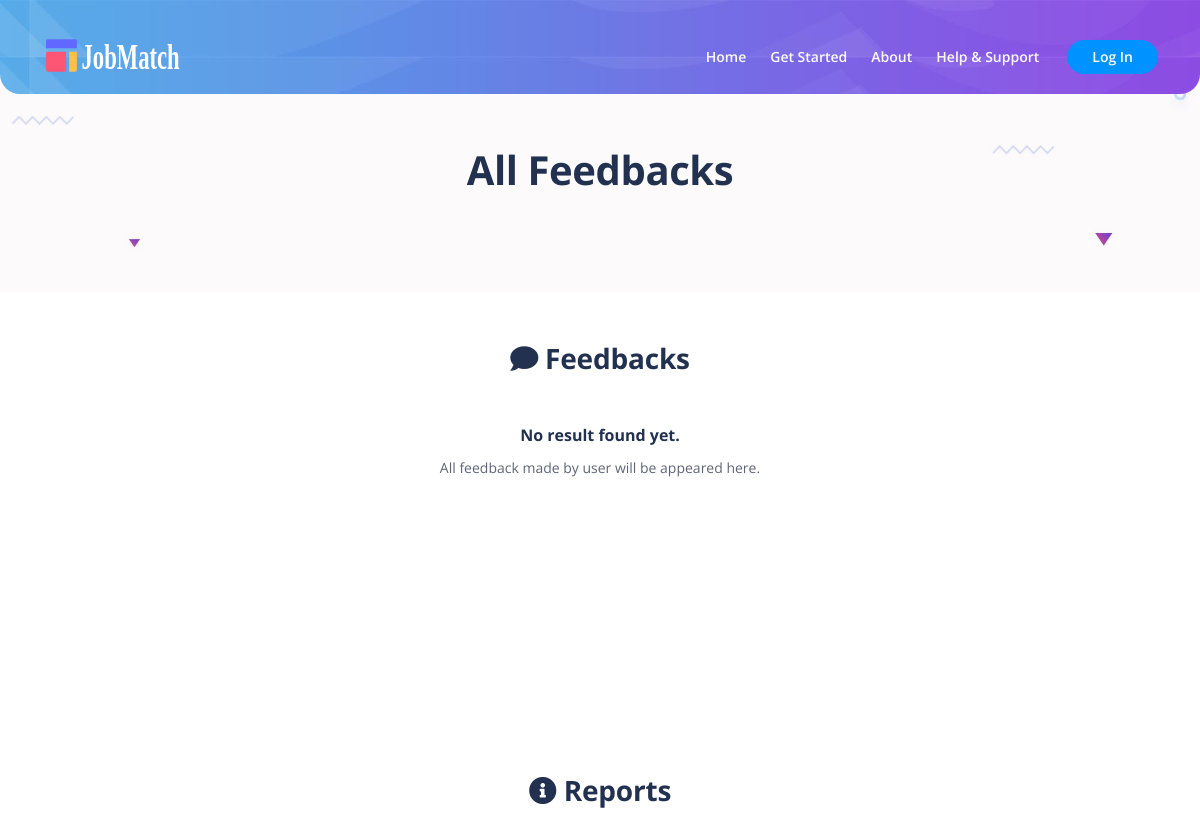
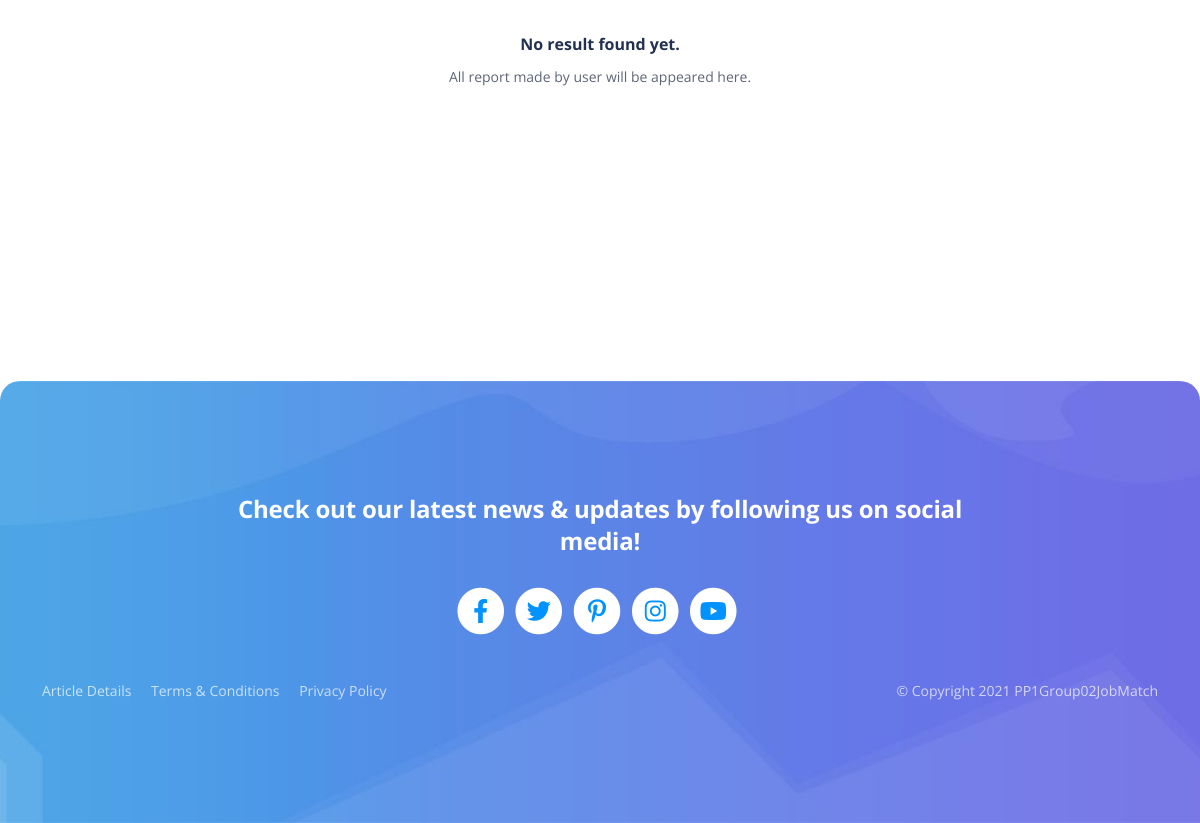
The page /view/feedback_list.php on the database as committed earlier (2 pictures, top to bottom).
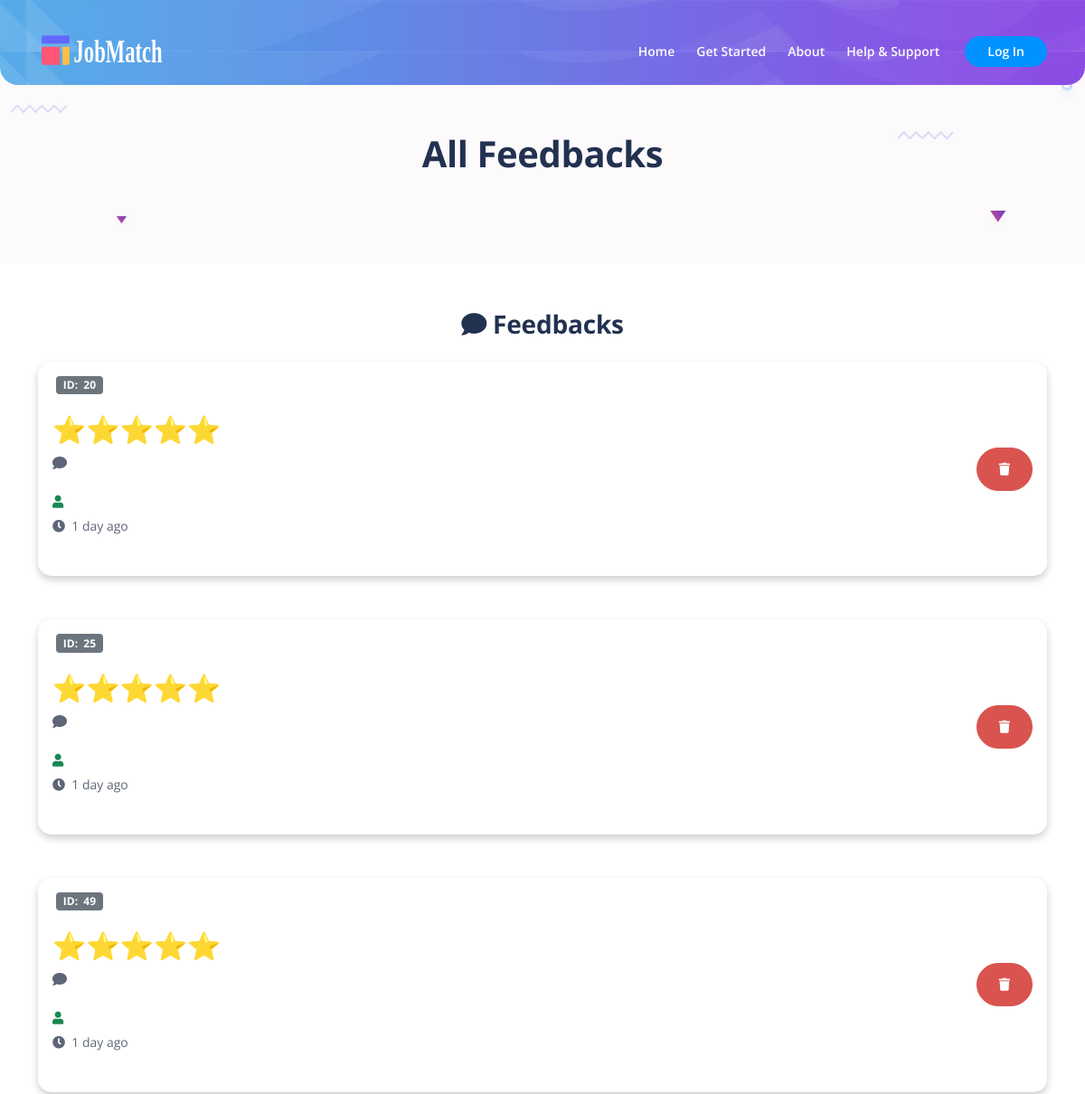
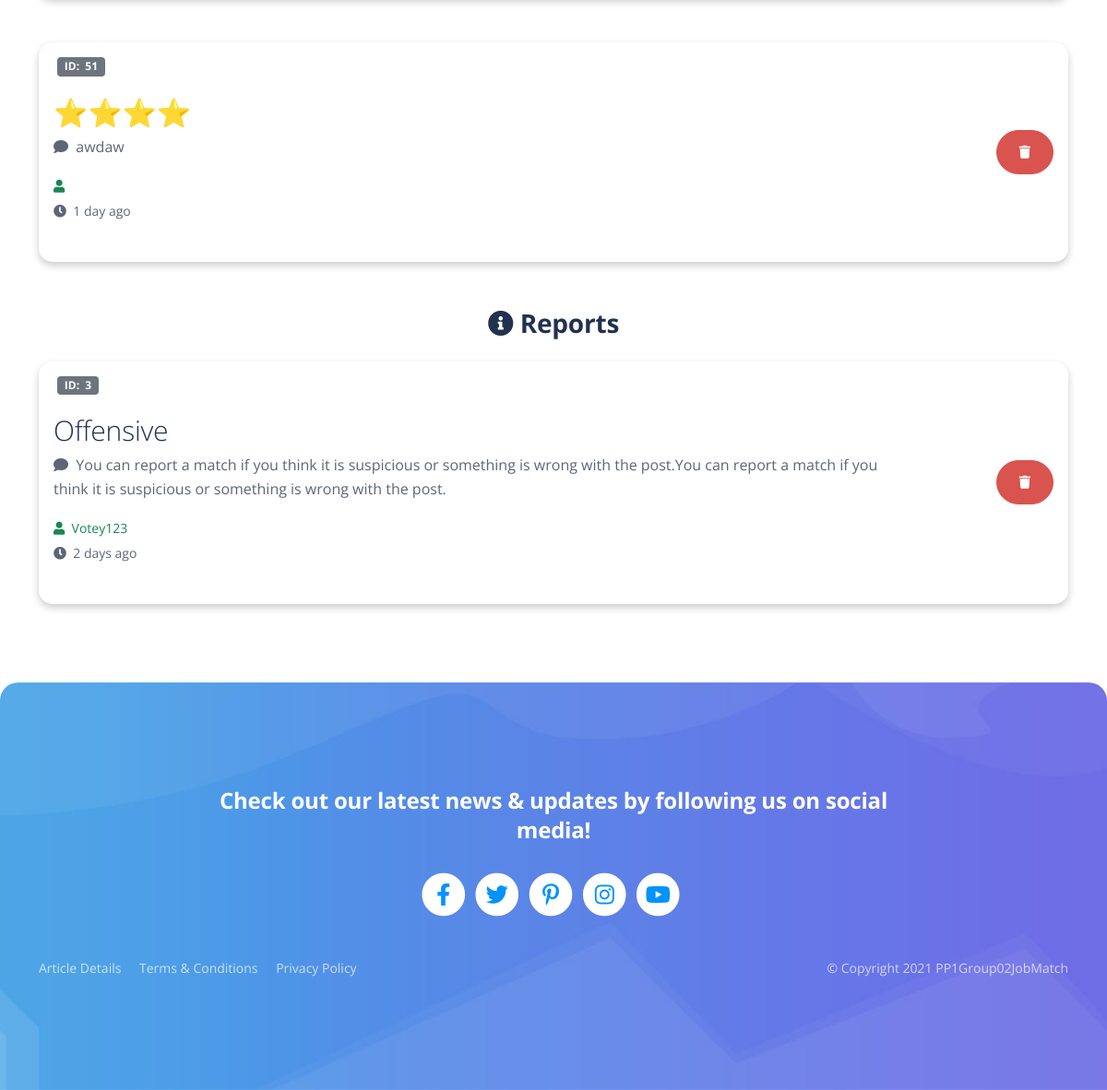
The same page on the database as committed later (2 pictures, top to bottom).
### tables this page shows
CREATE TABLE `jobmatch` (
  `id` int(11) NOT NULL,
  `employer` text NOT NULL,
  `jobSeeker` text NOT NULL,
  `jobPostID` int(11) NOT NULL,
  `percentage` int(11) NOT NULL,
  `rating` int(11) DEFAULT NULL,
  `feedback` text DEFAULT NULL,
  `date` timestamp NOT NULL DEFAULT current_timestamp() ON UPDATE current_timestamp()
);

CREATE TABLE `report` (
  `id` int(11) NOT NULL,
  `username` text NOT NULL,
  `type` text NOT NULL,
  `matchID` int(11) NOT NULL,
  `reason` text NOT NULL,
  `comment` text NOT NULL,
  `date` timestamp NOT NULL DEFAULT current_timestamp() ON UPDATE current_timestamp()
);

### controller/admin_controller.php (called while the page is built, shortened)
<?php
class AdminController {
    public function getAllFeedback() {
        require_once '../model/admin_model.php';
        include '../model/db_connection.php';
        $adminModel = new AdminModel();
        return $adminModel->getAllFeedback($db);
    }
    public function getAllReport() {
        require_once '../model/admin_model.php';
        include '../model/db_connection.php';
        $adminModel = new AdminModel();
        return $adminModel->getAllReport($db);
    }
}

### model/admin_model.php (called while the page is built, shortened)
<?php
class AdminModel {
	public function getAllFeedback($db) {
		require_once '../model/job_object.php';
		require_once '../model/matchmaking_model.php';
		$mm = new MatchmakingModel();
		$allFeedbacks = array();
		$query = "SELECT * FROM jobmatch ORDER BY id";
		$result = $db->query($query);
		$numResults = $result->num_rows;
		for ($i = 0; $i < $numResults; $i++) {
			$row = $result->fetch_assoc();
			if($row['rating'] != NULL || $row['rating'] > 1){
				$timeElapsed = $mm->getTimeElapsed($row['date']);
				$allFeedbacks[$i] = new Feedback($row['id'], $row['jobSeeker'], $row['employer'], intval($row['rating']), $row['feedback'], $timeElapsed);
			}
		}
		return $allFeedbacks;
	}
	public function getAllReport($db) {
		require_once '../model/job_object.php';
		require_once '../model/matchmaking_model.php';
		$mm = new MatchmakingModel();
		$allReports = array();
		$query = "SELECT * FROM report ORDER BY id";
		$result = $db->query($query);
		$numResults = $result->num_rows;
		for ($i = 0; $i < $numResults; $i++) {
			$row = $result->fetch_assoc();
			$timeElapsed = $mm->getTimeElapsed($row['date']);
			$allReports[$i] = new Report($row['id'], $row['username'], $row['type'], $row['matchID'], $row['reason'], $row['comment'], $timeElapsed);
		}
		return $allReports;
	}
}

### model/matchmaking_model.php (called while the page is built, shortened)
<?php
class MatchmakingModel {
	function getTimeElapsed($date, $tense = 'ago') {
		static $periods = array('year', 'month', 'day', 'hour', 'minute', 'second');
		$now  = new DateTime('now');
		$date = new DateTime($date);
		$diff = $now->diff($date)->format('%y %m %d %h %i %s');
		$diff = explode(' ', $diff);
		$diff = array_combine($periods, $diff);
		$diff = array_filter($diff);
		$period = key($diff);
		$value  = current($diff);
		if (!$value) {
			$period = 'seconds';
			$value  = 0;
		} else {
			if ($value > 1) {
				$period .= 's';
			}
		}
		return "$value $period $tense";
	}
}

### model/job_object.php (called while the page is built, shortened)
<?php
class Report{
    public function __construct($id, $username, $type, $matchID, $reason, $comment, $date) {
        $this->id = $id;
        $this->username = $username;
        $this->reason = $reason;
        $this->comment = $comment;
        $this->date = $date;
    }
}
class Feedback{
    public function __construct($id, $jobseeker, $employer, $rating, $comment, $date) {
        $this->id = $id;
        $this->rating = $rating;
        $this->comment = $comment;
        $this->date = $date;
    }
}

### view/feedback_list.php (the view, shortened to what the rows shown need)
<?php
require_once '../controller/admin_controller.php';
$ac = new AdminController();
if (isset($_POST['deleteFeedback'])) {
    require_once "../controller/admin_controller.php";
    $adminController = new AdminController();
    $id = $_POST['feedbackID'];
    $adminController->deleteFeedback($id);
}elseif (isset($_POST['deleteReport'])) {
    require_once "../controller/admin_controller.php";
    $adminController = new AdminController();
    $id = $_POST['reportID'];
    $adminController->deleteReport($id);
} else {
    $allFeedbacks = array();
    $allFeedbacks = $ac->getAllFeedback();
    $allReports = array();
    $allReports = $ac->getAllReport();
}
?>
<!DOCTYPE html>
<html lang="en">
<head>
    <?php
    require_once("component/header.php");
    ?>
</head>
<body data-bs-spy="scroll" data-bs-target="#navbarExample" class="text-center">
    <header id="ex-header" class="ex-header">
        <div class="container">
            <div class="row justify-content-md-center">
                <div class="col-xl-11 mb-2">
                    <h1>All Feedbacks</h1>
                </div>
            </div>
        </div>
    </header>
    <div class="container mt-5">
        <div class="mb-5 mt-4" style="min-height: 300px;">
            <?php
            if (count($allFeedbacks) < 1) {
                echo "<h6 class='mt-5'>No result found yet.</h6> <small>All feedback made by user will be appeared here.</small>";
            } else {
                foreach ($allFeedbacks as $feedback) {
                    $rating = str_repeat("⭐", $feedback->rating);
                    echo <<< END
                        <div class="job-card">
                            <div class="card border-0 mb-5">
                                <div class="card-body">
                                    <div class="row d-flex align-items-center">
                                        <div class="col text-start">
                                            <p class="ms-1"><span class="badge bg-secondary">ID: &nbsp;$feedback->id</span></p>
                                            <h4 style="font-size: 30px; font-weight: lighter;" class="text-start">$rating</h4>
                                            <p class="card-text"><i class="fa fa-comment" aria-hidden="true"></i>&nbsp; $feedback->comment</p>
                                            <small class="card-text text-success"><i class="fa fa-user" aria-hidden="true"></i>&nbsp; $feedback->username</small>
                                            <br>
                                            <small class="card-text"><i class="fa fa-clock" aria-hidden="true"></i>&nbsp; $feedback->date</small>
                                            <br><br>
                                        </div>
                                        <div class="col-2 text-end">
                                            <form method="POST">
                                                <input type="hidden" name="feedbackID" value=$feedback->id>
                                                <button name="deleteFeedback" type="submit" class="btn btn-danger-sm" onclick="return confirm('Are you sure you want to delete this feedback?')"><i class='fa fa-trash' aria-hidden='true'></i></button>
                                            </form>
                                        </div>
                                    </div>
                                </div>
                            </div>
                        </div>
                    END;
                }
            }
            ?>
        </div>
    </div>
    <div class="container mt-5">
        <div class="mb-5 mt-4" style="min-height: 300px;">
            <?php
            if (count($allReports) < 1) {
                echo "<h6 class='mt-5'>No result found yet.</h6> <small>All report made by user will be appeared here.</small>";
            } else {
                foreach ($allReports as $report) {
                    echo <<< END
                        <div class="job-card">
                            <div class="card border-0 mb-5">
                                <div class="card-body">
                                    <div class="row d-flex align-items-center">
                                        <div class="col text-start">
                                            <p class="ms-1"><span class="badge bg-secondary">ID: &nbsp;$report->id</span></p>
                                            <h4 style="font-size: 30px; font-weight: lighter;" class="text-start">$report->reason</h4>
                                            <p class="card-text"><i class="fa fa-comment" aria-hidden="true"></i>&nbsp; $report->comment</p>
                                            <small class="card-text text-success"><i class="fa fa-user" aria-hidden="true"></i>&nbsp; $report->username</small>
                                            <br>
                                            <small class="card-text"><i class="fa fa-clock" aria-hidden="true"></i>&nbsp; $report->date</small>
                                            <br><br>
                                        </div>
                                        <div class="col-2 text-end">
                                            <form method="POST">
                                                <input type="hidden" name="reportID" value=$report->id>
                                                <button name="deleteReport" type="submit" class="btn btn-danger-sm" onclick="return confirm('Are you sure you want to delete this report?')"><i class='fa fa-trash' aria-hidden='true'></i></button>
                                            </form>
                                        </div>
                                    </div>
                                </div>
                            </div>
                        </div>
                    END;
                }
            }
            ?>
        </div>
    </div>
</body>
</html>

Rows that differ between the two databases and show on the page:
added jobmatch: id "20", rating "⭐⭐⭐⭐⭐", date "1 day ago"
added jobmatch: id "25", rating "⭐⭐⭐⭐⭐", date "1 day ago"
added jobmatch: id "49", rating "⭐⭐⭐⭐⭐", date "1 day ago"
added jobmatch: id "51", rating "⭐⭐⭐⭐", feedback "awdaw", date "1 day ago"
added report: id "3", reason "Offensive", comment "You can report a match if you think it is suspicious or something is wrong with the post.You can report a match if you think it is suspicious or something is wrong with the post.", username "Votey123", date "2 days ago"
Other text that changed with them:
text no longer shown: "No result found yet. All feedback made by user will be appeared here. No result found yet. All report made by user will be appeared here."
